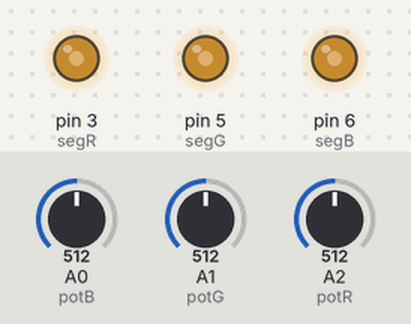
Recording of a sketch running on a simulated Arduino Uno, built with avr-gcc and run on an emulated ATmega328P. Shown: output pins drawn as LEDs (lit = HIGH). The inputs (shaded band) are chosen by the test bench; at power-on: A0 (potB) = 512, A1 (potG) = 512, A2 (potR) = 512.

Above: at 1.2 s.
1.3 s: A0 (potB) set to 306
At 1.9 s:
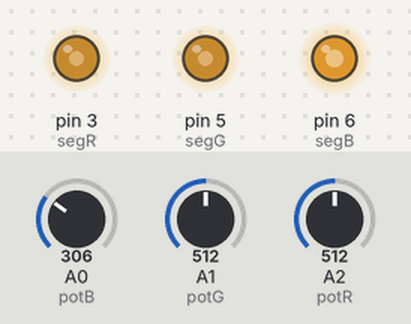
2.8 s: A1 (potG) set to 306
At 3.6 s:
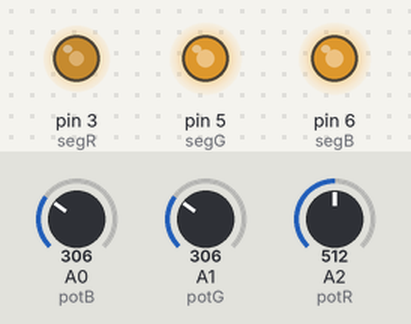
4.3 s: A2 (potR) set to 306
At 5.4 s:
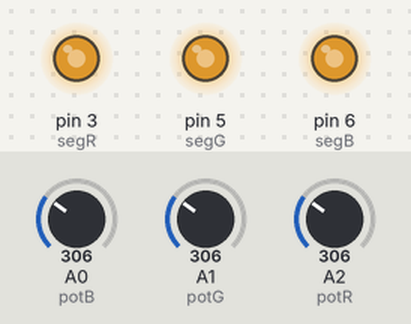
5.8 s: A0 (potB) set to 122
At 6.4 s:
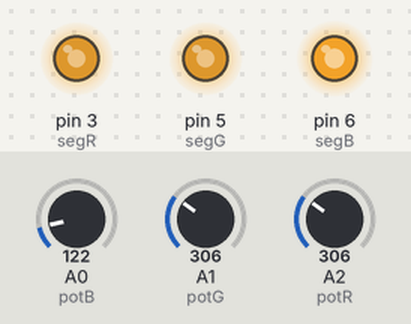
7.3 s: A1 (potG) set to 122
At 8.1 s:
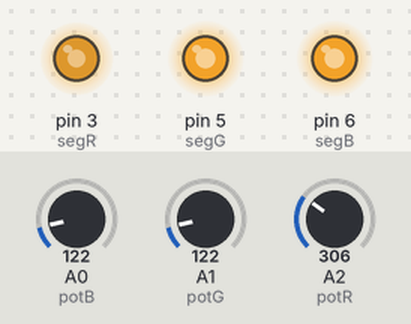
8.8 s: A2 (potR) set to 122
At 9.8 s:
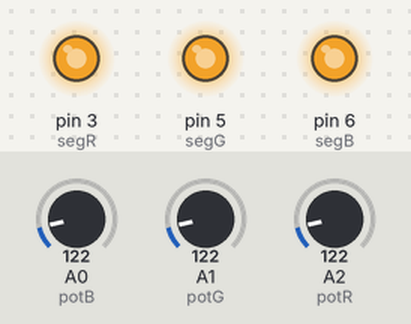
Timing chart, 0 to 11.3 s (numbered marks = the images above; inputs shaded):
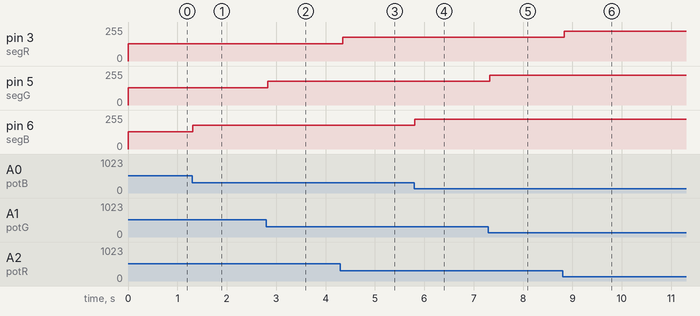

The sketch:

K813.ino
```cpp
int segR = 3;                    	        //definiraj segR = 3
int segG = 5;                    	        //definiraj segG = 5
int segB = 6;                    	        //definiraj segB = 6
int potR = A2;                    	        //definiraj potR = A2
int potG = A1;                    	        //definiraj potG = A1
int potB = A0;                    	        //definiraj potB = A0
int ocitanjepotR;                 	        //definiraj varijablu ocitanjepotR
int ocitanjepotG;                 	        //definiraj varijablu ocitanjepotG
int ocitanjepotB;                 	        //definiraj varijablu ocitanjepotB
int jacinaR;                      	        //definiraj varijablu jacinaR
int jacinaG;                      	        //definiraj varijablu jacinaG
int jacinaB;                      	        //definiraj varijablu jacinaB

void setup() {
  pinMode(segR, OUTPUT);         	        //postavi izvod seg_R kao izlazni
  pinMode(segG, OUTPUT);         	        //postavi izvod seg_G kao izlazni
  pinMode(segB, OUTPUT);         	        //postavi izvod seg_B kao izlazni
  digitalWrite(segR, HIGH);      	        //isključi segment RGB diode - početno stanje
  digitalWrite(segG, HIGH);      	        //isključi segment RGB diode - početno stanje
  digitalWrite(segB, HIGH);      	        //isključi segment RGB diode - početno stanje
}

void loop() {
  ocitanjepotR=analogRead(potR);  	        //očitaj stanje analognog ulaza
  ocitanjepotG=analogRead(potG);  	        //očitaj stanje analognog ulaza
  ocitanjepotB=analogRead(potB);  	        //očitaj stanje analognog ulaza
  jacinaR=map(ocitanjepotR, 0, 1023, 0, 255);   //skaliraj očitanje na 0-255
  jacinaG=map(ocitanjepotG, 0, 1023, 0, 255);   //skaliraj očitanje na 0-255
  jacinaB=map(ocitanjepotB, 0, 1023, 0, 255);   //skaliraj očitanje na 0-255
  analogWrite(segR, 255-jacinaR);	        //postavi analogni izlaz na izračunatu vrijednost
  analogWrite(segG, 255-jacinaG);	        //postavi analogni izlaz na izračunatu vrijednost
  analogWrite(segB, 255-jacinaB);	        //postavi analogni izlaz na izračunatu vrijednost
  delay(50);                      	        //čekaj 50 milisekundi
}
```

Measured:
- after the input at 1.3 s, pin 6 (segB): 128/255 → 179/255 at once
- after the input at 2.8 s, pin 5 (segG): 128/255 → 179/255 at once
- after the input at 4.3 s, pin 3 (segR): 128/255 → 179/255 at once
- after the input at 5.8 s, pin 6 (segB): 179/255 → 225/255 at once
- after the input at 7.3 s, pin 5 (segG): 179/255 → 225/255 at once
- after the input at 8.8 s, pin 3 (segR): 179/255 → 225/255 at once
